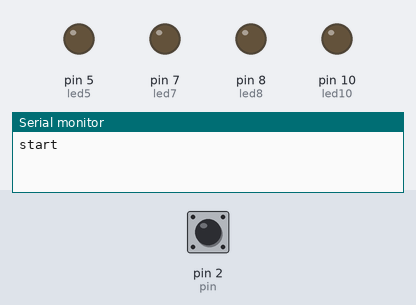
A sketch run on a simulated Arduino Uno, built with avr-gcc and run on an emulated ATmega328P. Shown: output pins drawn as LEDs (lit = HIGH), the last lines printed to the serial monitor. The test bench sets the inputs (shaded band); at power-on: pin 2 (pin) HIGH.

Above: at 1.2 s.
1.3 s: pin 2 (pin) pulled LOW for 0.15 s
At 2.2 s:
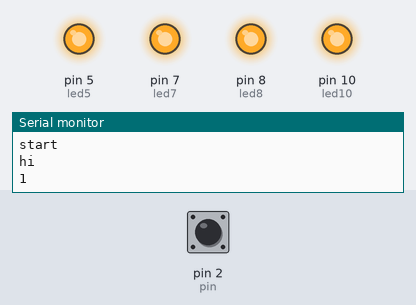
4.4 s: pin 2 (pin) pulled LOW for 1 s
At 8.0 s:
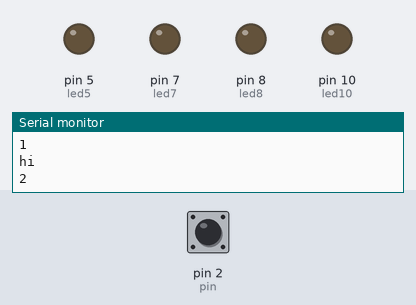
8.4 s: pin 2 (pin) pulled LOW for 0.15 s
At 8.8 s:
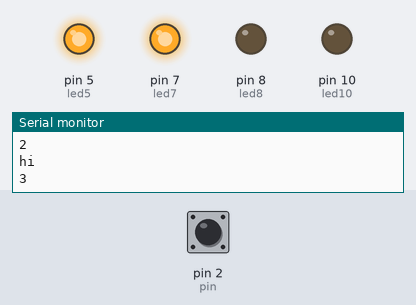
11.5 s: pin 2 (pin) pulled LOW for 3.2 s
At 12.4 s:
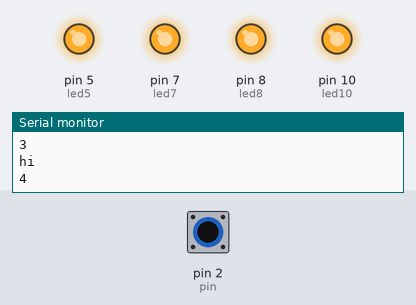
Timing chart, 0 to 16.0 s (numbered marks = the images above; inputs shaded):
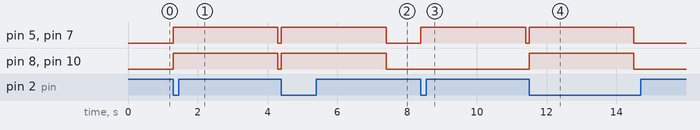

Measured:
- after the input at 1.3 s, pin 5 (led5), pin 7 (led7), pin 8 (led8), pin 10 (led10): LOW → HIGH at once, → LOW 3.0 s later
- after the input at 4.4 s, pin 5 (led5), pin 7 (led7), pin 8 (led8), pin 10 (led10): LOW → HIGH at once, → LOW 3.0 s later
- after the input at 8.4 s, pin 5 (led5), pin 7 (led7): LOW → HIGH at once, → LOW 3.0 s later
- after the input at 11.5 s, pin 5 (led5), pin 7 (led7), pin 8 (led8), pin 10 (led10): LOW → HIGH at once, → LOW 3.0 s later

The sketch:

sketch_feb14a.ino
```cpp
//Made All the lights turn on
//light for 3 seconds
int pin = 2;
int led5 = 5;
int led7 = 7;
int led8 = 8;
int led10 = 10;
int counter=0;

void setup()
{

  Serial.begin(9600);
  Serial.println("start");
  pinMode(pin, INPUT_PULLUP);
  pinMode(led5, OUTPUT);
   pinMode(led7, OUTPUT);
    pinMode(led8, OUTPUT);
     pinMode(led10, OUTPUT);

  attachInterrupt(0, isr, FALLING);
}

volatile long last = 0;
volatile bool turnOff = false;
volatile long offAt = 0;

void isr()
{
  Serial.println("hi");
  counter++;
  Serial.println(counter);
    if( (millis() - last ) > 20 ) //if at least 20 ms has passed since last press, this is not a dup
    {
        last = millis(); //note the time, for ignoring duplicate presses
        turnOff = true;
        offAt = millis() + 3000; //save a variable of now + 3 seconds
        digitalWrite(led5, HIGH); //turn on


         digitalWrite(led7, HIGH); //turn on
          digitalWrite(led8, HIGH); //turn on
           digitalWrite(led10, HIGH); //turn on
    }

}


void loop()
{

 // digitalWrite(led, HIGH); //turn on
  if(turnOff)
  {
   if(millis() >= offAt)
    {
       digitalWrite(led5, LOW); //turn off led
        digitalWrite(led7, LOW); //turn off led
         digitalWrite(led8, LOW); //turn off led
          digitalWrite(led10, LOW); //turn off led
       //Serial.println("off");
    }
  }
}
//press button again this should work for all of them if I have it 3 times... maybe I'm not actually sure if this will work at all
```
